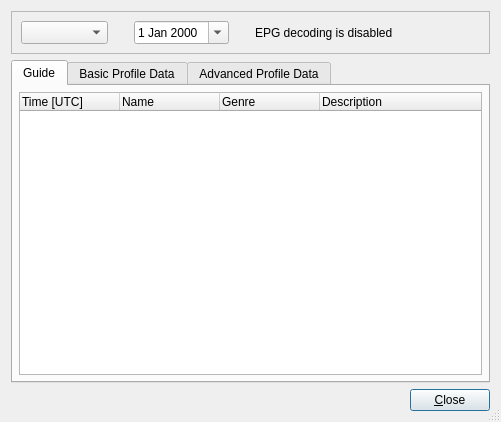
<?xml version="1.0" encoding="UTF-8"?>
<ui version="4.0">
 <class>CEPGDlgbase</class>
 <widget class="QDialog" name="CEPGDlgbase">
  <property name="geometry">
   <rect>
    <x>0</x>
    <y>0</y>
    <width>501</width>
    <height>422</height>
   </rect>
  </property>
  <property name="sizePolicy">
   <sizepolicy hsizetype="Minimum" vsizetype="Minimum">
    <horstretch>0</horstretch>
    <verstretch>0</verstretch>
   </sizepolicy>
  </property>
  <property name="cursor">
   <cursorShape>ArrowCursor</cursorShape>
  </property>
  <property name="windowTitle">
   <string>Programme Guide</string>
  </property>
  <property name="sizeGripEnabled">
   <bool>true</bool>
  </property>
  <layout class="QGridLayout">
   <property name="margin">
    <number>11</number>
   </property>
   <property name="spacing">
    <number>6</number>
   </property>
   <item row="0" column="0">
    <widget class="QFrame" name="frame">
     <property name="frameShape">
      <enum>QFrame::StyledPanel</enum>
     </property>
     <property name="frameShadow">
      <enum>QFrame::Raised</enum>
     </property>
     <layout class="QHBoxLayout" name="horizontalLayout_2">
      <item>
       <widget class="QComboBox" name="channel">
        <property name="sizePolicy">
         <sizepolicy hsizetype="MinimumExpanding" vsizetype="Fixed">
          <horstretch>0</horstretch>
          <verstretch>0</verstretch>
         </sizepolicy>
        </property>
        <property name="maximumSize">
         <size>
          <width>300</width>
          <height>32767</height>
         </size>
        </property>
       </widget>
      </item>
      <item>
       <spacer name="Spacer4">
        <property name="orientation">
         <enum>Qt::Horizontal</enum>
        </property>
        <property name="sizeType">
         <enum>QSizePolicy::Minimum</enum>
        </property>
        <property name="sizeHint" stdset="0">
         <size>
          <width>20</width>
          <height>20</height>
         </size>
        </property>
       </spacer>
      </item>
      <item>
       <widget class="QDateEdit" name="dateEdit">
        <property name="calendarPopup">
         <bool>true</bool>
        </property>
       </widget>
      </item>
      <item>
       <spacer name="Spacer4_2">
        <property name="orientation">
         <enum>Qt::Horizontal</enum>
        </property>
        <property name="sizeType">
         <enum>QSizePolicy::Minimum</enum>
        </property>
        <property name="sizeHint" stdset="0">
         <size>
          <width>20</width>
          <height>20</height>
         </size>
        </property>
       </spacer>
      </item>
      <item>
       <widget class="QLabel" name="TextEPGDisabled">
        <property name="text">
         <string>EPG decoding is disabled</string>
        </property>
        <property name="wordWrap">
         <bool>false</bool>
        </property>
       </widget>
      </item>
      <item>
       <spacer name="Spacer3">
        <property name="orientation">
         <enum>Qt::Horizontal</enum>
        </property>
        <property name="sizeType">
         <enum>QSizePolicy::Expanding</enum>
        </property>
        <property name="sizeHint" stdset="0">
         <size>
          <width>20</width>
          <height>20</height>
         </size>
        </property>
       </spacer>
      </item>
     </layout>
    </widget>
   </item>
   <item row="1" column="0">
    <widget class="QTabWidget" name="pages">
     <property name="currentIndex">
      <number>0</number>
     </property>
     <widget class="QWidget" name="GuideTab">
      <attribute name="title">
       <string>Guide</string>
      </attribute>
      <layout class="QGridLayout">
       <property name="margin">
        <number>6</number>
       </property>
       <property name="spacing">
        <number>6</number>
       </property>
       <item row="0" column="0">
        <widget class="QTreeWidget" name="Data">
         <column>
          <property name="text">
           <string>Time [UTC]</string>
          </property>
         </column>
         <column>
          <property name="text">
           <string>Name</string>
          </property>
         </column>
         <column>
          <property name="text">
           <string>Genre</string>
          </property>
         </column>
         <column>
          <property name="text">
           <string>Description</string>
          </property>
         </column>
        </widget>
       </item>
      </layout>
     </widget>
     <widget class="QWidget" name="BasicTab">
      <attribute name="title">
       <string>Basic Profile Data</string>
      </attribute>
      <layout class="QGridLayout">
       <property name="margin">
        <number>6</number>
       </property>
       <property name="spacing">
        <number>6</number>
       </property>
       <item row="0" column="0">
        <widget class="QTextBrowser" name="basic"/>
       </item>
      </layout>
     </widget>
     <widget class="QWidget" name="AdvancedTab">
      <attribute name="title">
       <string>Advanced Profile Data</string>
      </attribute>
      <layout class="QGridLayout">
       <property name="margin">
        <number>6</number>
       </property>
       <property name="spacing">
        <number>6</number>
       </property>
       <item row="0" column="0">
        <widget class="QTextBrowser" name="advanced"/>
       </item>
      </layout>
     </widget>
    </widget>
   </item>
   <item row="2" column="0">
    <layout class="QHBoxLayout">
     <property name="spacing">
      <number>6</number>
     </property>
     <property name="margin">
      <number>0</number>
     </property>
     <item>
      <spacer name="Spacer2">
       <property name="orientation">
        <enum>Qt::Horizontal</enum>
       </property>
       <property name="sizeType">
        <enum>QSizePolicy::Expanding</enum>
       </property>
       <property name="sizeHint" stdset="0">
        <size>
         <width>20</width>
         <height>20</height>
        </size>
       </property>
      </spacer>
     </item>
     <item>
      <widget class="QPushButton" name="close">
       <property name="text">
        <string>&amp;Close</string>
       </property>
       <property name="default">
        <bool>false</bool>
       </property>
      </widget>
     </item>
    </layout>
   </item>
  </layout>
 </widget>
 <tabstops>
  <tabstop>pages</tabstop>
  <tabstop>close</tabstop>
 </tabstops>
 <resources/>
 <connections>
  <connection>
   <sender>close</sender>
   <signal>clicked()</signal>
   <receiver>CEPGDlgbase</receiver>
   <slot>accept()</slot>
   <hints>
    <hint type="sourcelabel">
     <x>20</x>
     <y>20</y>
    </hint>
    <hint type="destinationlabel">
     <x>20</x>
     <y>20</y>
    </hint>
   </hints>
  </connection>
 </connections>
</ui>
